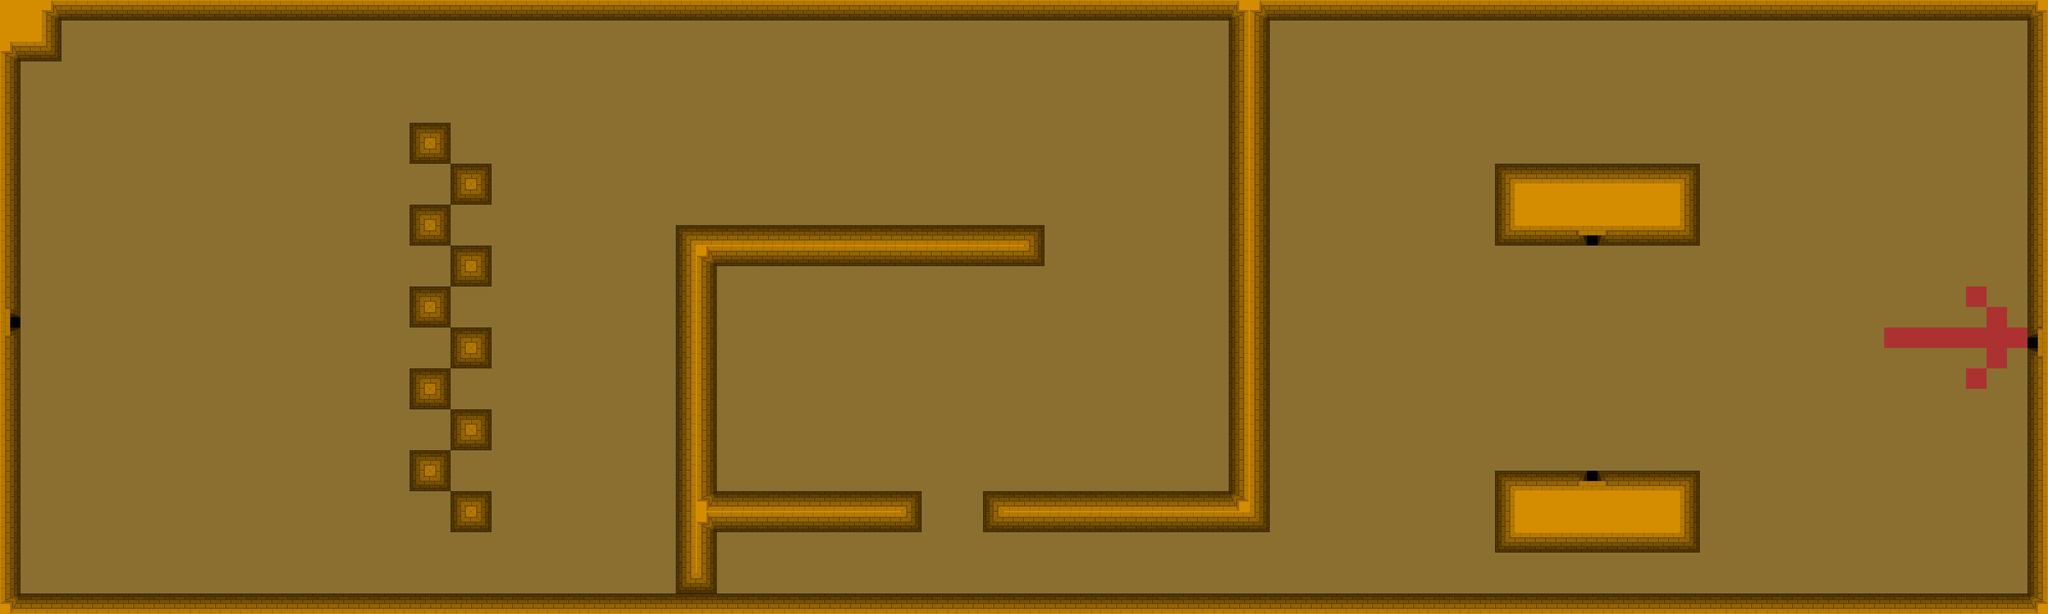

Rendered tile map (Tiled .tmx) drawn with the repository's tilesets; below, a short description and the map source with its tile grids summarised:
An orthogonal 100x30 tile map with 32x32 px tiles, 1 tile layer (tileView), 2 tilesets and 67 objects.

<map version="1.4" tiledversion="1.4.3" orientation="orthogonal" renderorder="right-down" width="100" height="30" tilewidth="32" tileheight="32" infinite="0" nextlayerid="12" nextobjectid="76">
 <editorsettings>
  <export target="level2.lua" format="lua" />
 </editorsettings>
 <tileset firstgid="1" name="tiles" tilewidth="32" tileheight="32" tilecount="25" columns="5">
  <image source="tiles_1.png" width="160" height="160" />
 </tileset>
 <tileset firstgid="26" name="tiles3" tilewidth="32" tileheight="32" tilecount="483" columns="23">
  <image source="tiles_3.png" width="736" height="672" />
 </tileset>
 <layer id="1" name="tileView" width="100" height="30">
  <data>[3000 cells, 3000 non-empty, 23 distinct tile ids]</data>
 </layer>
 <objectgroup id="8" name="tnt" />
 <objectgroup id="9" name="fruits" />
 <objectgroup id="3" name="boundary">
  <object id="1" x="1" y="0" width="93" height="94" />
  <object id="2" x="96" y="0" width="1084" height="31" />
  <object id="3" x="1182" y="0" width="1224" height="30" />
  <object id="4" x="2405" y="-1" width="795" height="31" />
  <object id="5" x="3167" y="31" width="32" height="927" />
  <object id="6" x="1" y="928" width="3166" height="31" />
  <object id="7" x="0" y="94" width="33" height="834" />
  <object id="8" x="2333" y="256" width="322" height="126" />
  <object id="9" x="2336" y="735" width="319" height="126" />
  <object id="10" x="1918" y="31" width="65" height="800" />
  <object id="11" x="1536" y="769" width="382" height="64" />
  <object id="12" x="1057" y="352" width="574" height="64" />
  <object id="13" x="1055" y="416" width="64" height="512" />
  <object id="14" x="1121" y="767" width="319" height="65" />
  <object id="15" x="638.667" y="191.333" width="65.3333" height="65.3333" />
  <object id="16" x="704.667" y="255.333" width="62.6667" height="63.3333" />
  <object id="17" x="639.333" y="320.667" width="64" height="63.3333" />
  <object id="18" x="704" y="384" width="64" height="64" />
  <object id="19" x="639.333" y="447.333" width="64.6667" height="64" />
  <object id="20" x="704.667" y="512.667" width="63.3333" height="64" />
  <object id="21" x="638.667" y="576" width="64.6667" height="63.3333" />
  <object id="22" x="704" y="640" width="64.6667" height="63.3333" />
  <object id="23" x="640.667" y="704" width="63.3333" height="64.6667" />
  <object id="24" x="704.667" y="770" width="62" height="62" />
 </objectgroup>
 <objectgroup id="2" name="zombies">
  <object id="25" x="878.667" y="424" width="6.66667" height="8" />
  <object id="26" x="1006.67" y="584" width="13.3333" height="8" />
  <object id="27" x="958.667" y="77.3333" width="4" height="20" />
  <object id="28" x="1245.33" y="140" width="8" height="5.33333" />
  <object id="29" x="1222.67" y="214.667" width="13.3333" height="5.33333" />
  <object id="30" x="1504" y="250.667" width="8" height="9.33333" />
  <object id="31" x="1192" y="721.333" width="14.6667" height="20" />
  <object id="32" x="1820" y="720" width="12" height="16" />
  <object id="34" x="1816" y="890.667" width="8" height="9.33333" />
  <object id="35" x="2732" y="142.667" width="13.3333" height="18.6667" />
  <object id="36" x="2129.33" y="484" width="13.3333" height="10.6667" />
  <object id="37" x="2769.33" y="628" width="8" height="8" />
  <object id="38" x="2121.33" y="102.667" width="12" height="14.6667" />
  <object id="39" x="2954.67" y="809.333" width="18.6667" height="18.6667" />
  <object id="40" x="2877.33" y="129.333" width="9.33333" height="17.3333" />
  <object id="41" x="2473.33" y="120" width="17.3333" height="20" />
  <object id="42" x="2465.33" y="502.667" width="14.6667" height="16" />
  <object id="43" x="2189.33" y="744" width="12" height="18.6667" />
  <object id="44" x="2866.67" y="324" />
  <object id="45" x="2968" y="261.333" />
  <object id="46" x="2716" y="448" />
  <object id="47" x="2797.33" y="301.333" width="1.33333" />
  <object id="48" x="2748" y="798.667" />
  <object id="49" x="2590.67" y="652" />
  <object id="50" x="2380" y="610.667" />
  <object id="51" x="2297.33" y="438.667" />
  <object id="52" x="913.333" y="822.667" />
  <object id="53" x="920" y="638.667" />
  <object id="54" x="890.667" y="145.333" />
  <object id="55" x="1378.67" y="528" />
  <object id="56" x="1576" y="640" />
  <object id="57" x="1326.67" y="625.333" />
  <object id="58" x="1736" y="553.333" />
  <object id="60" x="1642.67" y="894.667" />
  <object id="61" x="2141.33" y="845.333" />
  <object id="62" x="2132" y="278.667" />
  <object id="63" x="1786.67" y="128" />
 </objectgroup>
 <objectgroup id="4" name="soldiers">
  <object id="67" x="1645.33" y="728" />
  <object id="68" x="1180" y="486.667" />
  <object id="69" x="1177.33" y="894.667" />
  <object id="70" x="2893.34" y="684" />
  <object id="71" x="2892" y="380" />
 </objectgroup>
 <objectgroup id="11" name="flag">
  <object id="75" x="3152" y="533.333" />
 </objectgroup>
</map>
